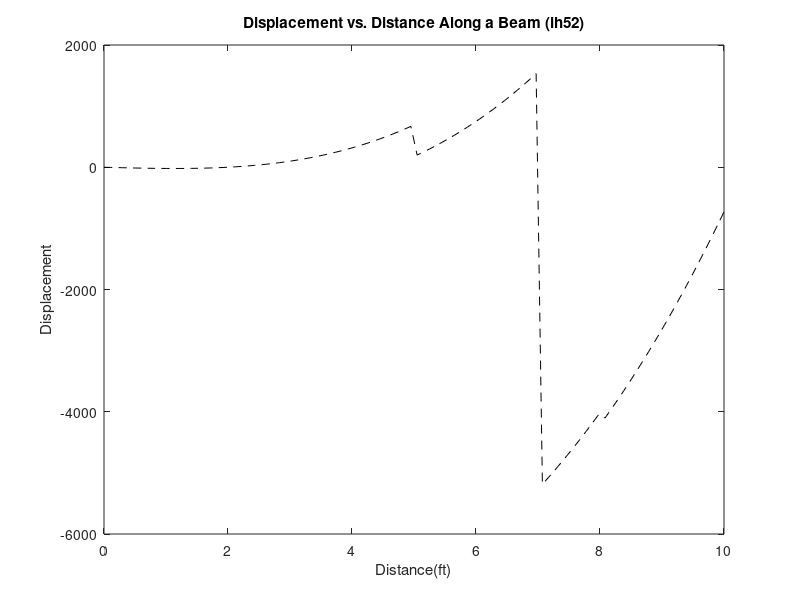

Source code (MATLAB):
 % I have adhered to all the tenets of the 
 % Duke Community Standard in creating this code.
 % Signed: [ih52]
clear; format short e
Singularity = @(x,a,n)...
    (x > a).* (x-a^n) +...
    (x<=0).*0;

x = linspace(0,10,100);
u = -5/6.*(Singularity(x,0,4)-Singularity(x,5,4))+5\2.*Singularity(x,8,3)+325/2.*Singularity(x,7,2)+79/12*x.^3-76/3.*x;
plot(x,u,'k--');
title('Displacement vs. Distance Along a Beam (ih52)')
xlabel('Distance(ft)')
ylabel('Displacement')
x = linspace(0,10,10.^6);
u = -5/6.*(Singularity(x,0,4)-Singularity(x,5,4))+5\2.*Singularity(x,8,3)+325/2.*Singularity(x,7,2)+79/12*x.^3-76/3.*x;
MaxU = max(u)
MinU = min(u)
LocMaxU = find(MaxU==u)
LocMinU = find(MinU==u)
print -depsc BeamDisplacement
